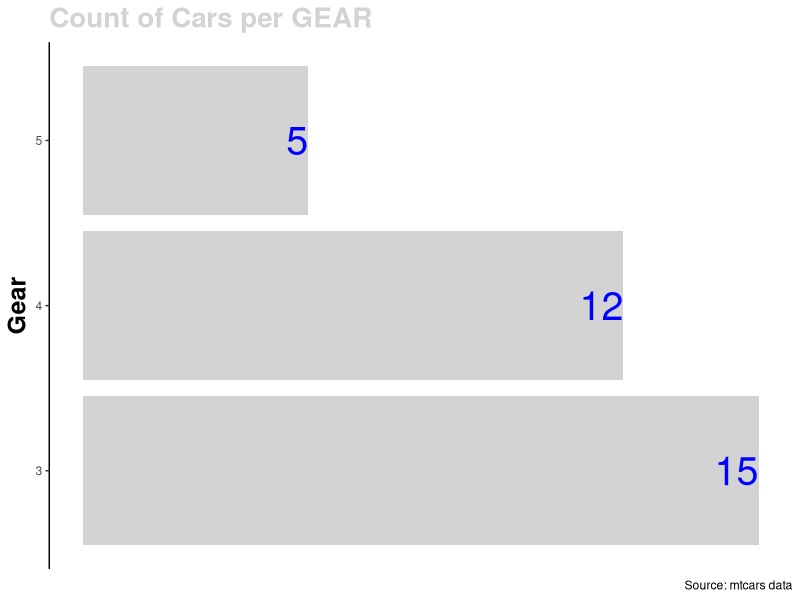
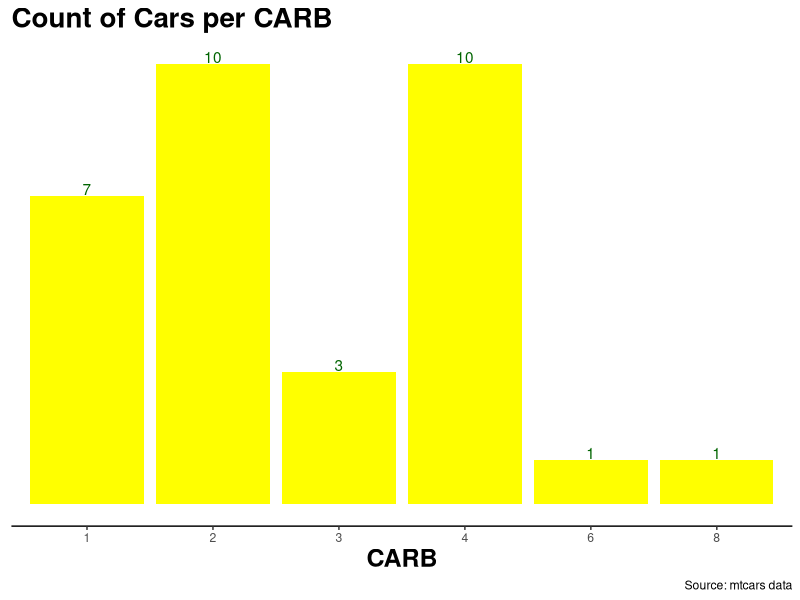
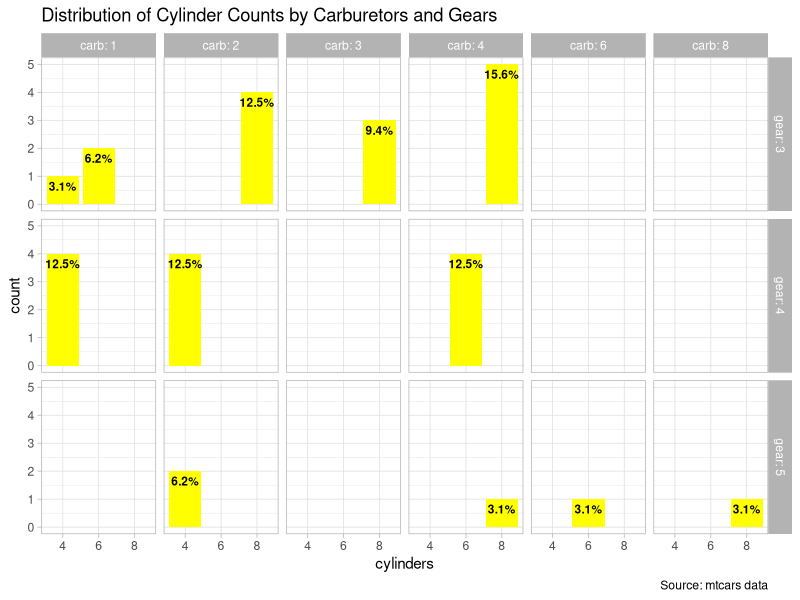

The R script that drew these images, in order:

# clean memory ------------------------------------------------------------
rm(list = ls())


# read in data ------------------------------------------------------------
#set working directory

filename=mtcars
mydata= filename


# see data ----------------------------------------------------------


head(mydata)


# see data types ----------------------------------------------------------

str(mydata)


# plot 1 ----------------------------------------------------------
library(ggplot2)

base = ggplot(data = mydata) 
plot1 = base + 
  aes(x = gear) + 
  geom_bar(fill = "lightgrey") + 
  geom_text(aes(label = ..count..), stat = "count", colour = "blue", size = 10, hjust = 1) +
  coord_flip() +
  labs(
    title = "Count of Cars per GEAR",
    caption = "Source: mtcars data",
    x ="Gear") +
  theme_classic() +
  theme(plot.title = element_text(size = 20, colour = "lightgrey", face = "bold"),
    axis.title.x = element_blank(),
          axis.line.x = element_blank(),
          axis.text.x = element_blank(),
          axis.ticks.x = element_blank(),
          axis.title.y = element_text(size = 18, face = "bold"))
plot1




# save Draft ----------------------------------------------------------
saveRDS(plot1, file = "plot1.rds")


# plot 2 ----------------------------------------------------------

plot2 = base + 
  aes(x = factor(carb)) + 
  geom_bar(fill = "yellow") +
  geom_text(aes(label= ..count..), stat="count", colour = "darkgreen", vjust=-0.1) +
  labs(
    title = "Count of Cars per CARB",
    caption = "Source: mtcars data",
    x='CARB') +
  theme_classic() +
  theme(plot.title = element_text(size = 20, colour = "black", face = "bold"),
        axis.title.y = element_blank(),
        axis.line.y = element_blank(),
        axis.text.y = element_blank(),
        axis.ticks.y = element_blank(),
        axis.title.x = element_text(size = 18, face = "bold"))

plot2


# save plot2 ----------------------------------------------------------
saveRDS(plot2, file = "plot2.rds")


# plot 3 ----------------------------------------------------------



plot3 = base + 
  aes(x = factor(cyl)) + 
  geom_bar(fill = "yellow") +
  geom_text(aes(label = scales::percent(..count.. / 32)),
            stat = "count", size = 3, fontface = "bold", vjust = 1.6) +
  facet_grid(gear~carb,labeller = label_both) +
  labs(
    title = "Distribution of Cylinder Counts by Carburetors and Gears",
    caption = "Source: mtcars data",
    x = "cylinders",
    y = "count") +
  theme_light()

    
plot3

# save plot3 ----------------------------------------------------------
saveRDS(plot3, file = "plot3.rds")
